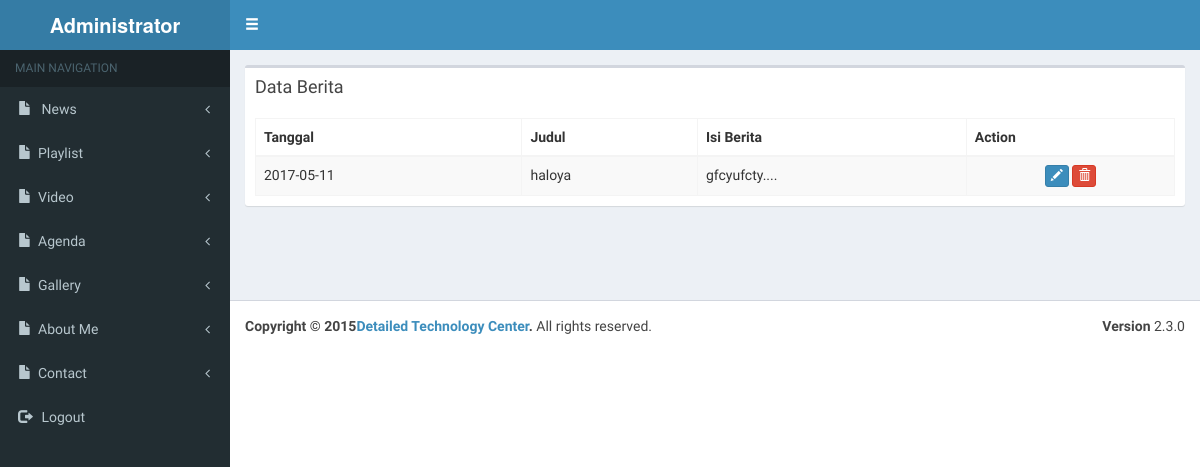
Before: /BMP/admin_site/admin/index.php?page=list_berita (signed in) with the older database file.
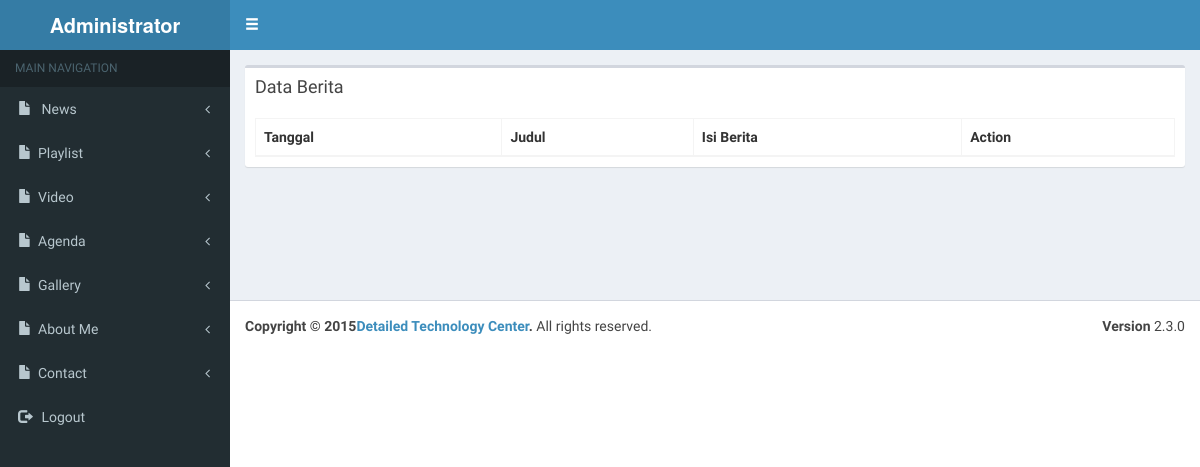
After: the same page with the newer database file.
### tables this page shows
CREATE TABLE `berita` (
  `id` int(3) NOT NULL,
  `tanggal` date NOT NULL,
  `gambar` varchar(50) NOT NULL,
  `judul` varchar(30) NOT NULL,
  `konten` text NOT NULL
);

### BMP/admin_site/admin/list_berita.php (the view, shortened to what this page needs)
<div class="row">
    <div class="col-xs-12">
        <div class="box">
            <div class="box-header">
                <h3 class="box-title">Data Berita</h3>
            </div>
            <div class="box-body">
                <table id="example1" class="table table-bordered table-striped">
                    <thead>
                        <tr>
                            <th>Tanggal</th>
                            <th>Judul</th>
                            <th>Isi Berita</th>
                            <th>Action</th>
                        </tr>
                    </thead>
                    <tbody>
                       <?php
                            $qu=mysqli_query($con,"select * from berita order by id desc");
                            while($has=mysqli_fetch_row($qu))
                            {
                                echo "
                                <tr>
                                    <td>$has[1]</td>
                                    <td>$has[3]</td>
                                    <td>".substr(strip_tags($has[4]),0,30)."....</td>
                                    <td style='text-align:center'>
                        <a href='index.php?page=berita&id=$has[0]'><span data-placement='top' data-toggle='tooltip' title='Edit'><button class='btn btn-primary btn-xs' data-title='Edit' data-toggle='modal' data-target='#edit' ><span class='glyphicon glyphicon-pencil'></span></button><span></a>
                        <span data-placement='top' data-toggle='tooltip' title='Delete'><button onclick='datadel($has[0],&#39;list_berita&#39;)' class='btn btn-danger btn-xs' data-title='Delete' data-toggle='modal' data-target='#myModal' ><span class='glyphicon glyphicon-trash'></span></button><span>
                                    </td>
                                </tr>
                                ";
                            }
                       ?>
                    </tbody>
                </table>
            </div>
        </div>
    </div>
</div>

### BMP/admin_site/admin/index.php (shortened to what this page needs)
<?php
$con=mysqli_connect('localhost','root','','db_bmp');
?>
    <!DOCTYPE html>
    <html>
    <head>
        <link href="//netdna.bootstrapcdn.com/font-awesome/4.0.3/css/font-awesome.min.css" rel="stylesheet">
        <link rel="stylesheet" href="../bootstrap/css/bootstrap.min.css">
        <link rel="stylesheet" href="dist/css/AdminLTE.min.css">
        <link rel="stylesheet" href="dist/css/skins/_all-skins.min.css">
        <link rel="stylesheet" href="dist/css/summernote.css">
    </head>
    <body class="hold-transition skin-blue sidebar-mini">
        <div class="wrapper">
            <header class="main-header">
                <a href="#" class="logo">
                    <span class="logo-lg"><b>Administrator</b></span>
                </a>
                <nav class="navbar navbar-static-top" role="navigation">
                    <a href="#" class="sidebar-toggle" data-toggle="offcanvas" role="button">
                        <span class="glyphicon glyphicon-menu-hamburger"></span>
                    </a>
                </nav>
            </header>
            <?php include'menu.php'; ?>
                <div class="content-wrapper">
                    <section class="content">
                        <?php
                if(isset($_GET['page']))
                {
                 switch($_GET['page'])
                {
                    case 'list_berita': include'list_berita.php';$order=3; break;
                }
                }
            ?>
                    </section>
                </div>
                <footer class="main-footer">
                    <div class="pull-right hidden-xs">
                        <b>Version</b> 2.3.0
                    </div>
                    <strong>Copyright &copy; 2015<a href="http://ilmu-detil.blogspot.co.id/">Detailed Technology Center</a>.</strong> All rights reserved.
                </footer>
        </div>
    </body>
    </html>

### BMP/admin_site/admin/menu.php (shortened to what this page needs)
<aside class="main-sidebar">
        <section class="sidebar">
          <ul class="sidebar-menu">
            <li class="header">MAIN NAVIGATION</li>
            <li class="treeview">
              <a href="#">
                <i class="glyphicon glyphicon-file"></i> <span>News</span>
                <i class="fa fa-angle-left pull-right"></i>
              </a>
            </li>
            <li class="treeview">
              <a href="#">
                <i class="glyphicon glyphicon-file"></i><span>Playlist</span>
                <i class="fa fa-angle-left pull-right"></i>
              </a>
            </li>
            <li class="treeview">
              <a href="#">
                <i class="glyphicon glyphicon-file"></i><span>Video</span>
                <i class="fa fa-angle-left pull-right"></i>
              </a>
            </li>
            <li class="treeview">
              <a href="#">
                <i class="glyphicon glyphicon-file"></i><span>Agenda</span>
                <i class="fa fa-angle-left pull-right"></i>
              </a>
            </li>
            <li class="treeview">
              <a href="#">
                <i class="glyphicon glyphicon-file"></i><span>Gallery</span>
                <i class="fa fa-angle-left pull-right"></i>
              </a>
            </li>
            <li class="treeview">
              <a href="#">
                <i class="glyphicon glyphicon-file"></i><span>About Me</span>
                <i class="fa fa-angle-left pull-right"></i>
              </a>
            </li>
            <li class="treeview">
              <a href="#">
                <i class="glyphicon glyphicon-file"></i><span>Contact</span>
                <i class="fa fa-angle-left pull-right"></i>
              </a>
            </li>
            <li><a href="logout.php"><i class="glyphicon glyphicon-log-out"></i> <span>Logout</span></a></li>
          </ul>
        </section>
</aside>

Changed rows visible on the page:
removed berita: tanggal "2017-05-11", judul "haloya", konten "gfcyufcty"
